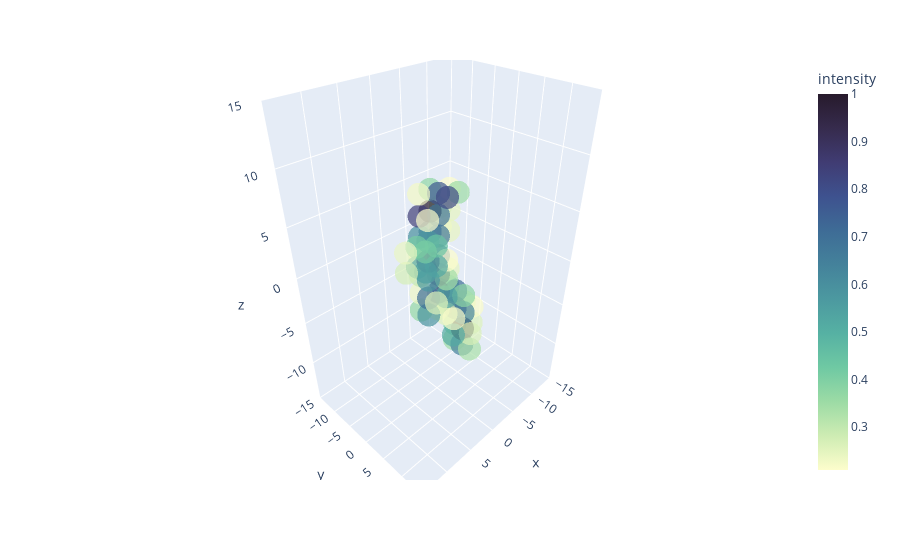

Notebook code cell kept with this figure:
### Code cell
field_dict_20 = make_fields(myprotein_dict, channels = ['hyb'], bin_size=2.0,num_bins=30)
plottable=plot_field_test(field_dict_20['hyb'],num_bins=30, show=False)
plottable.show()

### Figure 1 — Plotly figure (JSON) as saved in the notebook; plotly's stock layout.template omitted (floating-point values rounded to 4 significant figures)
{"data": [{"hovertemplate": "x=%{x}<br>y=%{y}<br>z=%{z}<br>intensity=%{marker.color}<extra></extra>", "legendgroup": "", "marker": {"color": [0.2643, 0.2591, 0.2145, 0.2112, 0.3033, 0.3157, 0.4398, 0.2453, 0.2415, 0.2438, 0.2097, 0.3493, 0.4241, 0.7926, 0.7106, 0.3506, 0.6445, 0.9543, 0.6368, 0.3789, 0.332, 0.2641, 0.2348, 0.2446, 0.6924, 1, 0.3735, 0.2499, 0.8219, 0.8455, 0.7096, 0.6753, 0.6889, 0.7681, 0.2569, 0.5404, 0.3414, 0.2101, 0.8137, 0.5171, 0.2146, 0.365, 0.2306, 0.2964, 0.2157, 0.6005, 0.8458, 0.2255, 0.586, 0.7068, 0.5727, 0.8297, 0.5818, 0.2138, 0.2591, 0.5225, 0.4412, 0.5349, 0.4134, 0.5518, 0.4127, 0.2709, 0.2399], "coloraxis": "coloraxis", "opacity": 0.7, "symbol": "circle"}, "mode": "markers", "name": "", "scene": "scene", "showlegend": false, "type": "scatter3d", "x": [-5, -5, -5, -3, -3, -3, -3, -3, -3, -3, -3, -3, -3, -3, -3, -3, -3, -3, -3, -3, -3, -3, -1, -1, -1, -1, -1, -1, -1, -1, -1, -1, -1, -1, -1, -1, -1, -1, -1, -1, -1, 1, 1, 1, 1, 1, 1, 1, 1, 1, 1, 1, 1, 1, 1, 1, 1, 3, 3, 3, 3, 5, 5], "y": [1, 3, 3, -3, -3, -1, -1, -1, -1, -1, -1, 1, 1, 1, 1, 1, 3, 3, 3, 3, 5, 5, -3, -3, -3, -3, -3, -1, -1, -1, -1, -1, -1, -1, 1, 1, 1, 1, 1, 3, 3, -3, -3, -3, -3, -3, -3, -3, -1, -1, -1, -1, -1, -1, 1, 1, 1, -1, -1, 1, 1, -1, -1], "z": [-5, -7, -5, 3, 5, -5, -3, -1, 3, 5, 7, -9, -7, -5, -3, 7, -9, -7, -5, -3, -9, -7, -1, 1, 3, 5, 7, -5, -3, -1, 1, 3, 5, 7, -5, -3, -1, 1, 7, -7, -5, -5, -3, -1, 1, 3, 5, 7, -5, -3, -1, 1, 3, 5, -3, 1, 3, 1, 3, 1, 3, 1, 3]}], "layout": {"coloraxis": {"colorbar": {"title": {"text": "intensity"}}, "colorscale": [[0, "rgb(253, 253, 204)"], [0.09091, "rgb(206, 236, 179)"], [0.1818, "rgb(156, 219, 165)"], [0.2727, "rgb(111, 201, 163)"], [0.3636, "rgb(86, 177, 163)"], [0.4545, "rgb(76, 153, 160)"], [0.5455, "rgb(68, 130, 155)"], [0.6364, "rgb(62, 108, 150)"], [0.7273, "rgb(62, 82, 143)"], [0.8182, "rgb(64, 60, 115)"], [0.9091, "rgb(54, 43, 77)"], [1, "rgb(39, 26, 44)"]]}, "legend": {"tracegroupgap": 0}, "margin": {"t": 60}, "scene": {"domain": {"x": [0, 1], "y": [0, 1]}, "xaxis": {"range": [-15, 15], "title": {"text": "x"}}, "yaxis": {"range": [-15, 15], "title": {"text": "y"}}, "zaxis": {"range": [-15, 15], "title": {"text": "z"}}}, "title": {"text": ""}}}
